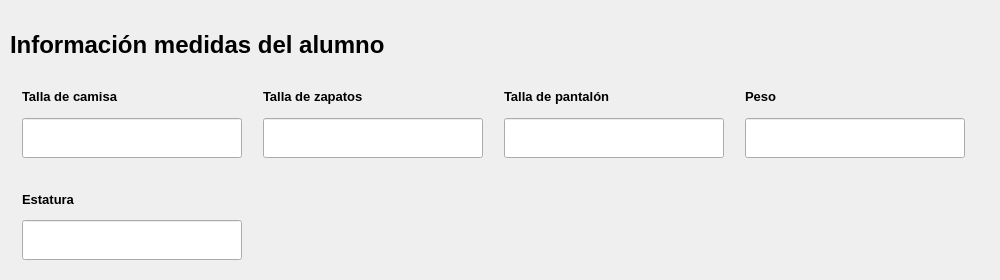
              <widget class="QFrame" name="info_medidas_alumno">
               <property name="sizePolicy">
                <sizepolicy hsizetype="Preferred" vsizetype="Preferred">
                 <horstretch>0</horstretch>
                 <verstretch>10</verstretch>
                </sizepolicy>
               </property>
               <property name="minimumSize">
                <size>
                 <width>1000</width>
                 <height>280</height>
                </size>
               </property>
               <property name="styleSheet">
                <string notr="true"/>
               </property>
               <property name="frameShape">
                <enum>QFrame::NoFrame</enum>
               </property>
               <property name="frameShadow">
                <enum>QFrame::Raised</enum>
               </property>
               <property name="tipo" stdset="0">
                <string>espacio_preguntas_form</string>
               </property>
               <layout class="QVBoxLayout" name="verticalLayout_8">
                <property name="leftMargin">
                 <number>10</number>
                </property>
                <property name="topMargin">
                 <number>20</number>
                </property>
                <item>
                 <widget class="QLabel" name="label_segmento_info_medidas_alumno">
                  <property name="sizePolicy">
                   <sizepolicy hsizetype="Fixed" vsizetype="Fixed">
                    <horstretch>0</horstretch>
                    <verstretch>0</verstretch>
                   </sizepolicy>
                  </property>
                  <property name="minimumSize">
                   <size>
                    <width>0</width>
                    <height>40</height>
                   </size>
                  </property>
                  <property name="maximumSize">
                   <size>
                    <width>16777215</width>
                    <height>30</height>
                   </size>
                  </property>
                  <property name="font">
                   <font>
                    <family>Arial</family>
                    <pointsize>18</pointsize>
                    <weight>75</weight>
                    <bold>true</bold>
                   </font>
                  </property>
                  <property name="styleSheet">
                   <string notr="true"/>
                  </property>
                  <property name="text">
                   <string>Información medidas del alumno</string>
                  </property>
                  <property name="scaledContents">
                   <bool>false</bool>
                  </property>
                 </widget>
                </item>
                <item>
                 <widget class="QFrame" name="preguntas_info_medidas_2">
                  <property name="minimumSize">
                   <size>
                    <width>460</width>
                    <height>100</height>
                   </size>
                  </property>
                  <property name="styleSheet">
                   <string notr="true"/>
                  </property>
                  <property name="frameShape">
                   <enum>QFrame::NoFrame</enum>
                  </property>
                  <property name="frameShadow">
                   <enum>QFrame::Raised</enum>
                  </property>
                  <layout class="QGridLayout" name="gridLayout_4">
                   <property name="leftMargin">
                    <number>0</number>
                   </property>
                   <property name="horizontalSpacing">
                    <number>9</number>
                   </property>
                   <property name="verticalSpacing">
                    <number>20</number>
                   </property>
                   <item row="0" column="0">
                    <layout class="QVBoxLayout" name="verticalLayout_26">
                     <item>
                      <widget class="QLabel" name="label_talla_camisa">
                       <property name="maximumSize">
                        <size>
                         <width>200</width>
                         <height>16777215</height>
                        </size>
                       </property>
                       <property name="font">
                        <font>
                         <family>Arial</family>
                         <pointsize>10</pointsize>
                         <weight>75</weight>
                         <bold>true</bold>
                        </font>
                       </property>
                       <property name="styleSheet">
                        <string notr="true"/>
                       </property>
                       <property name="text">
                        <string>Talla de camisa</string>
                       </property>
                       <property name="textFormat">
                        <enum>Qt::PlainText</enum>
                       </property>
                       <property name="scaledContents">
                        <bool>true</bool>
                       </property>
                      </widget>
                     </item>
                     <item>
                      <widget class="QLineEdit" name="input_talla_camisa">
                       <property name="sizePolicy">
                        <sizepolicy hsizetype="Fixed" vsizetype="Fixed">
                         <horstretch>0</horstretch>
                         <verstretch>0</verstretch>
                        </sizepolicy>
                       </property>
                       <property name="minimumSize">
                        <size>
                         <width>220</width>
                         <height>40</height>
                        </size>
                       </property>
                       <property name="font">
                        <font>
                         <family>Arial</family>
                         <pointsize>-1</pointsize>
                        </font>
                       </property>
                       <property name="styleSheet">
                        <string notr="true"/>
                       </property>
                       <property name="placeholderText">
                        <string>.....</string>
                       </property>
                      </widget>
                     </item>
                    </layout>
                   </item>
                   <item row="0" column="1">
                    <layout class="QVBoxLayout" name="verticalLayout_29">
                     <item>
                      <widget class="QLabel" name="label_talla_zapatos">
                       <property name="maximumSize">
                        <size>
                         <width>200</width>
                         <height>16777215</height>
                        </size>
                       </property>
                       <property name="font">
                        <font>
                         <family>Arial</family>
                         <pointsize>10</pointsize>
                         <weight>75</weight>
                         <bold>true</bold>
                        </font>
                       </property>
                       <property name="styleSheet">
                        <string notr="true"/>
                       </property>
                       <property name="text">
                        <string>Talla de zapatos</string>
                       </property>
                       <property name="textFormat">
                        <enum>Qt::PlainText</enum>
                       </property>
                       <property name="scaledContents">
                        <bool>true</bool>
                       </property>
                      </widget>
                     </item>
                     <item>
                      <widget class="QLineEdit" name="input_talla_zapatos">
                       <property name="sizePolicy">
                        <sizepolicy hsizetype="Fixed" vsizetype="Fixed">
                         <horstretch>0</horstretch>
                         <verstretch>0</verstretch>
                        </sizepolicy>
                       </property>
                       <property name="minimumSize">
                        <size>
                         <width>220</width>
                         <height>40</height>
                        </size>
                       </property>
                       <property name="font">
                        <font>
                         <family>Arial</family>
                         <pointsize>-1</pointsize>
                        </font>
                       </property>
                       <property name="styleSheet">
                        <string notr="true"/>
                       </property>
                       <property name="placeholderText">
                        <string>.....</string>
                       </property>
                      </widget>
                     </item>
                    </layout>
                   </item>
                   <item row="0" column="2">
                    <layout class="QVBoxLayout" name="verticalLayout_30">
                     <item>
                      <widget class="QLabel" name="label_talla_pantalon">
                       <property name="maximumSize">
                        <size>
                         <width>200</width>
                         <height>16777215</height>
                        </size>
                       </property>
                       <property name="font">
                        <font>
                         <family>Arial</family>
                         <pointsize>10</pointsize>
                         <weight>75</weight>
                         <bold>true</bold>
                        </font>
                       </property>
                       <property name="styleSheet">
                        <string notr="true"/>
                       </property>
                       <property name="text">
                        <string>Talla de pantalón </string>
                       </property>
                       <property name="textFormat">
                        <enum>Qt::PlainText</enum>
                       </property>
                       <property name="scaledContents">
                        <bool>true</bool>
                       </property>
                      </widget>
                     </item>
                     <item>
                      <widget class="QLineEdit" name="input_talla_pantalon">
                       <property name="sizePolicy">
                        <sizepolicy hsizetype="Fixed" vsizetype="Fixed">
                         <horstretch>0</horstretch>
                         <verstretch>0</verstretch>
                        </sizepolicy>
                       </property>
                       <property name="minimumSize">
                        <size>
                         <width>220</width>
                         <height>40</height>
                        </size>
                       </property>
                       <property name="font">
                        <font>
                         <family>Arial</family>
                         <pointsize>-1</pointsize>
                        </font>
                       </property>
                       <property name="styleSheet">
                        <string notr="true"/>
                       </property>
                       <property name="placeholderText">
                        <string>.....</string>
                       </property>
                      </widget>
                     </item>
                    </layout>
                   </item>
                   <item row="0" column="3">
                    <layout class="QVBoxLayout" name="verticalLayout_28">
                     <item>
                      <widget class="QLabel" name="label_peso">
                       <property name="maximumSize">
                        <size>
                         <width>200</width>
                         <height>16777215</height>
                        </size>
                       </property>
                       <property name="font">
                        <font>
                         <family>Arial</family>
                         <pointsize>10</pointsize>
                         <weight>75</weight>
                         <bold>true</bold>
                        </font>
                       </property>
                       <property name="styleSheet">
                        <string notr="true"/>
                       </property>
                       <property name="text">
                        <string>Peso</string>
                       </property>
                       <property name="textFormat">
                        <enum>Qt::PlainText</enum>
                       </property>
                       <property name="scaledContents">
                        <bool>true</bool>
                       </property>
                      </widget>
                     </item>
                     <item>
                      <widget class="QLineEdit" name="input_peso">
                       <property name="sizePolicy">
                        <sizepolicy hsizetype="Fixed" vsizetype="Fixed">
                         <horstretch>0</horstretch>
                         <verstretch>0</verstretch>
                        </sizepolicy>
                       </property>
                       <property name="minimumSize">
                        <size>
                         <width>220</width>
                         <height>40</height>
                        </size>
                       </property>
                       <property name="font">
                        <font>
                         <family>Arial</family>
                         <pointsize>-1</pointsize>
                        </font>
                       </property>
                       <property name="styleSheet">
                        <string notr="true"/>
                       </property>
                       <property name="placeholderText">
                        <string>.....</string>
                       </property>
                      </widget>
                     </item>
                    </layout>
                   </item>
                   <item row="1" column="0">
                    <layout class="QVBoxLayout" name="verticalLayout_27">
                     <item>
                      <widget class="QLabel" name="label_estatura">
                       <property name="maximumSize">
                        <size>
                         <width>200</width>
                         <height>16777215</height>
                        </size>
                       </property>
                       <property name="font">
                        <font>
                         <family>Arial</family>
                         <pointsize>10</pointsize>
                         <weight>75</weight>
                         <bold>true</bold>
                        </font>
                       </property>
                       <property name="styleSheet">
                        <string notr="true"/>
                       </property>
                       <property name="text">
                        <string>Estatura</string>
                       </property>
                       <property name="scaledContents">
                        <bool>true</bool>
                       </property>
                      </widget>
                     </item>
                     <item>
                      <widget class="QLineEdit" name="input_estatura">
                       <property name="sizePolicy">
                        <sizepolicy hsizetype="Fixed" vsizetype="Fixed">
                         <horstretch>0</horstretch>
                         <verstretch>0</verstretch>
                        </sizepolicy>
                       </property>
                       <property name="minimumSize">
                        <size>
                         <width>220</width>
                         <height>40</height>
                        </size>
                       </property>
                       <property name="font">
                        <font>
                         <family>Arial</family>
                         <pointsize>-1</pointsize>
                        </font>
                       </property>
                       <property name="styleSheet">
                        <string notr="true"/>
                       </property>
                       <property name="placeholderText">
                        <string>.....</string>
                       </property>
                      </widget>
                     </item>
                    </layout>
                   </item>
                  </layout>
                 </widget>
                </item>
               </layout>
              </widget>
